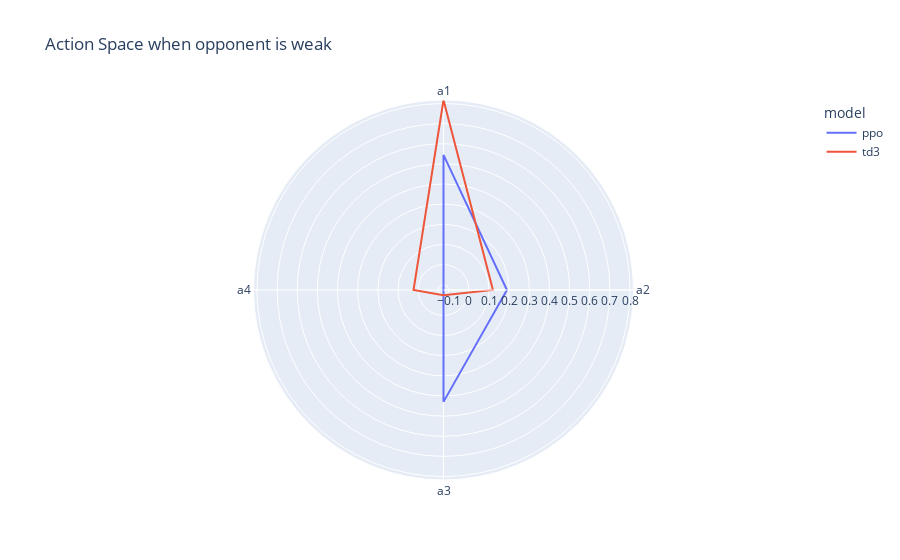
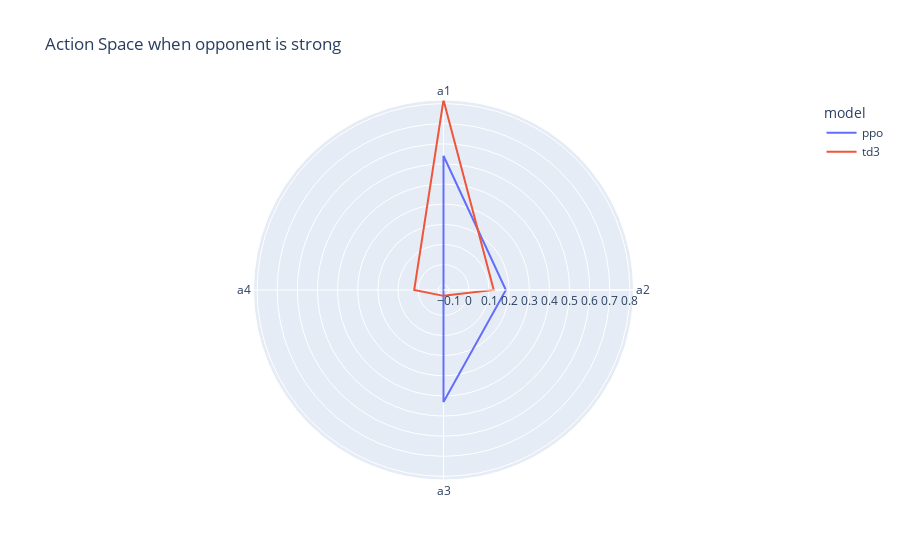
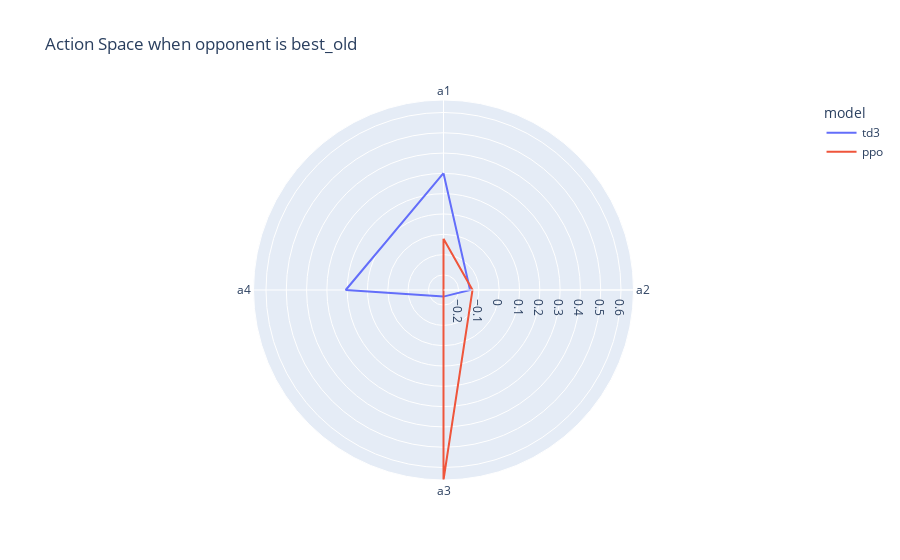
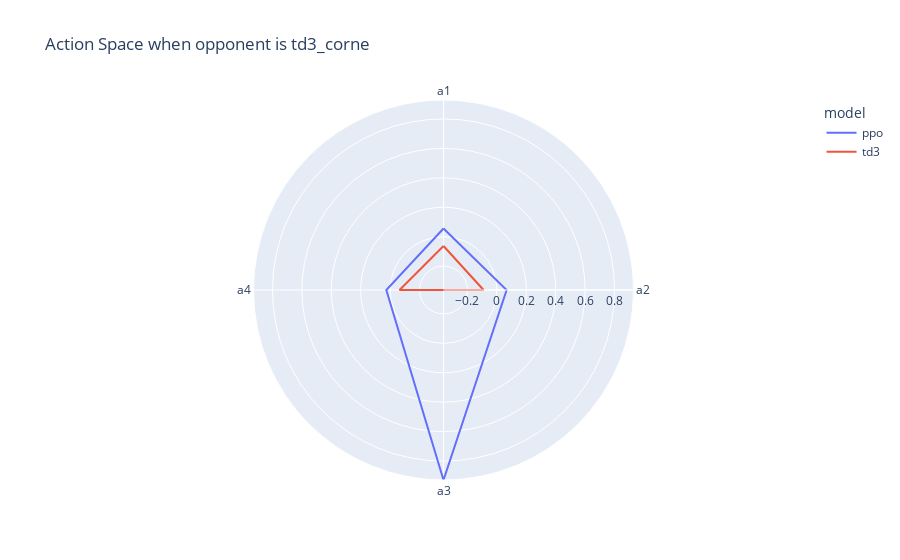

The notebook cell saved with these charts, in order:
### Code cell
for opp in df["opponent"].unique():

    df_mean = df[["action_space", "model", "opponent"]].copy()
    df_mean = df_mean[df_mean["opponent"] == opp]

    def convert_helper(action_space):
        action_space = [list(a) for a in action_space]
        action_space = np.array(action_space)
        action_mean = list(action_space.mean(axis=0))
        return action_mean

    df_mean["action_space"] = df_mean["action_space"].apply(convert_helper)
    # make every entry of action space an own column
    #df_mean = pd.DataFrame(df_mean["action_space"].to_list(), index=df_mean.index)
    name1 = "ppo"
    name2 = "td3"
    #df_mean["Model"] = [name1, name2]
    df_mean = df_mean.explode("action_space")
    unique_models = len(df_mean["model"].unique())
    df_mean["theta"] = ["a1", "a2", "a3", "a4"]*int(unique_models)
    # plot more df in one plot
    fig = px.line_polar(df_mean, r='action_space', theta='theta', color="model", line_close=True, title=f"Action Space when opponent is {opp}")

    fig.show()

### Figure 1 — Plotly figure (JSON) as saved in the notebook; plotly's stock layout.template omitted (floating-point values rounded to 4 significant figures)
{"data": [{"hovertemplate": "model=ppo<br>action_space=%{r}<br>theta=%{theta}<extra></extra>", "legendgroup": "ppo", "line": {"color": "#636efa", "dash": "solid"}, "marker": {"symbol": "circle"}, "mode": "lines", "name": "ppo", "r": [0.545, 0.1889, 0.4293, -0.1261, 0.545], "showlegend": true, "subplot": "polar", "theta": ["a1", "a2", "a3", "a4", "a1"], "type": "scatterpolar"}, {"hovertemplate": "model=td3<br>action_space=%{r}<br>theta=%{theta}<extra></extra>", "legendgroup": "td3", "line": {"color": "#EF553B", "dash": "solid"}, "marker": {"symbol": "circle"}, "mode": "lines", "name": "td3", "r": [0.8172, 0.1194, -0.0999, 0.0227, 0.8172], "showlegend": true, "subplot": "polar", "theta": ["a1", "a2", "a3", "a4", "a1"], "type": "scatterpolar"}], "layout": {"legend": {"title": {"text": "model"}, "tracegroupgap": 0}, "polar": {"angularaxis": {"direction": "clockwise", "rotation": 90}, "domain": {"x": [0, 1], "y": [0, 1]}}, "title": {"text": "Action Space when opponent is weak"}}}

### Figure 2 — Plotly figure (JSON) as saved in the notebook; plotly's stock layout.template omitted (floating-point values rounded to 4 significant figures)
{"data": [{"hovertemplate": "model=ppo<br>action_space=%{r}<br>theta=%{theta}<extra></extra>", "legendgroup": "ppo", "line": {"color": "#636efa", "dash": "solid"}, "marker": {"symbol": "circle"}, "mode": "lines", "name": "ppo", "r": [0.5406, 0.1836, 0.4305, -0.1264, 0.5406], "showlegend": true, "subplot": "polar", "theta": ["a1", "a2", "a3", "a4", "a1"], "type": "scatterpolar"}, {"hovertemplate": "model=td3<br>action_space=%{r}<br>theta=%{theta}<extra></extra>", "legendgroup": "td3", "line": {"color": "#EF553B", "dash": "solid"}, "marker": {"symbol": "circle"}, "mode": "lines", "name": "td3", "r": [0.8178, 0.1232, -0.09724, 0.01923, 0.8178], "showlegend": true, "subplot": "polar", "theta": ["a1", "a2", "a3", "a4", "a1"], "type": "scatterpolar"}], "layout": {"legend": {"title": {"text": "model"}, "tracegroupgap": 0}, "polar": {"angularaxis": {"direction": "clockwise", "rotation": 90}, "domain": {"x": [0, 1], "y": [0, 1]}}, "title": {"text": "Action Space when opponent is strong"}}}

### Figure 3 — Plotly figure (JSON) as saved in the notebook; plotly's stock layout.template omitted (floating-point values rounded to 4 significant figures)
{"data": [{"hovertemplate": "model=td3<br>action_space=%{r}<br>theta=%{theta}<extra></extra>", "legendgroup": "td3", "line": {"color": "#636efa", "dash": "solid"}, "marker": {"symbol": "circle"}, "mode": "lines", "name": "td3", "r": [0.3008, -0.1436, -0.2419, 0.2073, 0.3008], "showlegend": true, "subplot": "polar", "theta": ["a1", "a2", "a3", "a4", "a1"], "type": "scatterpolar"}, {"hovertemplate": "model=ppo<br>action_space=%{r}<br>theta=%{theta}<extra></extra>", "legendgroup": "ppo", "line": {"color": "#EF553B", "dash": "solid"}, "marker": {"symbol": "circle"}, "mode": "lines", "name": "ppo", "r": [-0.02157, -0.1315, 0.6615, -0.2744, -0.02157], "showlegend": true, "subplot": "polar", "theta": ["a1", "a2", "a3", "a4", "a1"], "type": "scatterpolar"}], "layout": {"legend": {"title": {"text": "model"}, "tracegroupgap": 0}, "polar": {"angularaxis": {"direction": "clockwise", "rotation": 90}, "domain": {"x": [0, 1], "y": [0, 1]}}, "title": {"text": "Action Space when opponent is best_old"}}}

### Figure 4 — Plotly figure (JSON) as saved in the notebook; plotly's stock layout.template omitted (floating-point values rounded to 4 significant figures)
{"data": [{"hovertemplate": "model=ppo<br>action_space=%{r}<br>theta=%{theta}<extra></extra>", "legendgroup": "ppo", "line": {"color": "#636efa", "dash": "solid"}, "marker": {"symbol": "circle"}, "mode": "lines", "name": "ppo", "r": [0.0553, 0.06625, 0.9289, 0.02605, 0.0553], "showlegend": true, "subplot": "polar", "theta": ["a1", "a2", "a3", "a4", "a1"], "type": "scatterpolar"}, {"hovertemplate": "model=td3<br>action_space=%{r}<br>theta=%{theta}<extra></extra>", "legendgroup": "td3", "line": {"color": "#EF553B", "dash": "solid"}, "marker": {"symbol": "circle"}, "mode": "lines", "name": "td3", "r": [-0.06351, -0.0901, -0.3627, -0.06397, -0.06351], "showlegend": true, "subplot": "polar", "theta": ["a1", "a2", "a3", "a4", "a1"], "type": "scatterpolar"}], "layout": {"legend": {"title": {"text": "model"}, "tracegroupgap": 0}, "polar": {"angularaxis": {"direction": "clockwise", "rotation": 90}, "domain": {"x": [0, 1], "y": [0, 1]}}, "title": {"text": "Action Space when opponent is td3_corne"}}}
